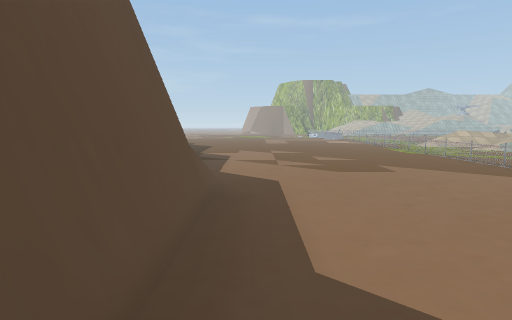
View 1 (above)

24 first-person views from a walk through a Unity game level. The camera is 1.3 m above the floor, tilts 6° down and sees 75° across. The floor is counted in squares, 1 m on a side. Each view is taken from the middle of a square. On the plan, view 1 faces up. The plan holds only what a view shows up to about 14 squares ahead; the rest is blank. The place goes on beyond the plan. Some surface patterns are stand-ins.

View 2
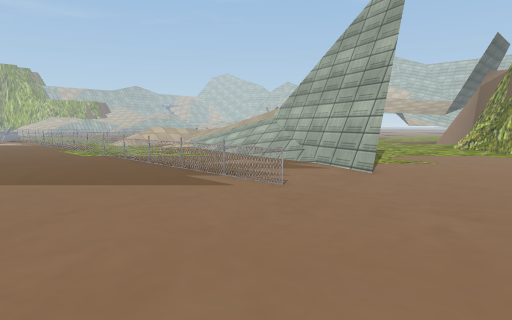

View 3
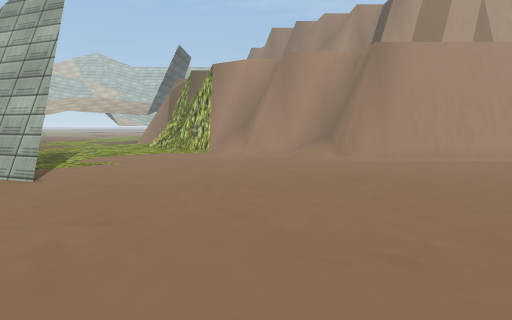

View 4
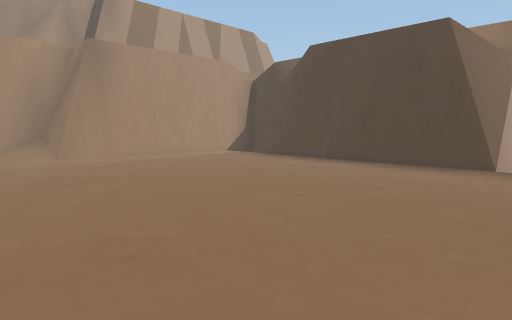

View 5
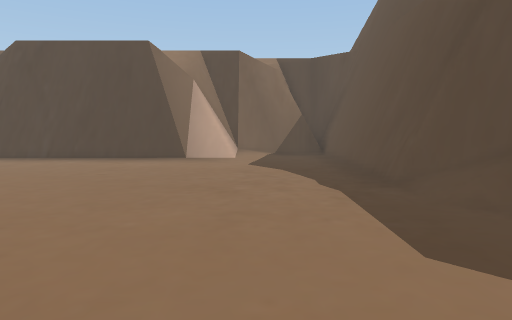

View 6
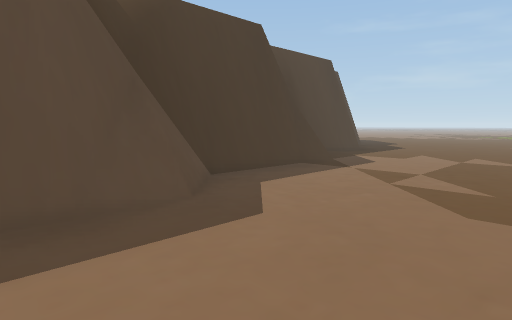

View 7
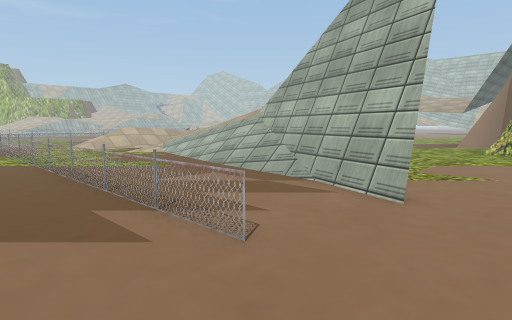

View 8
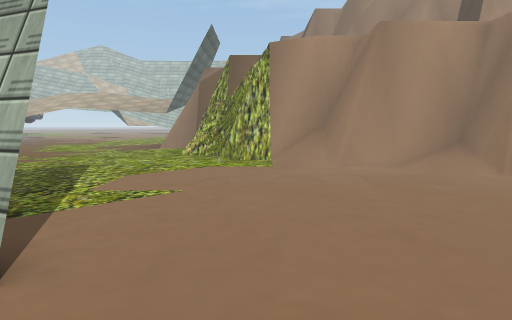

View 9
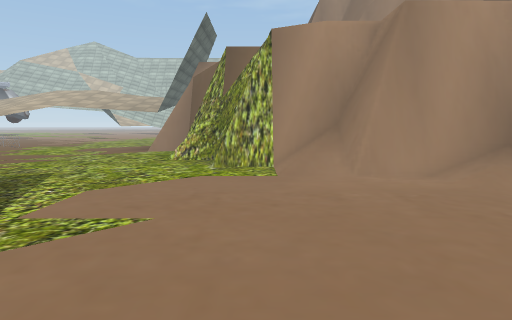

View 10
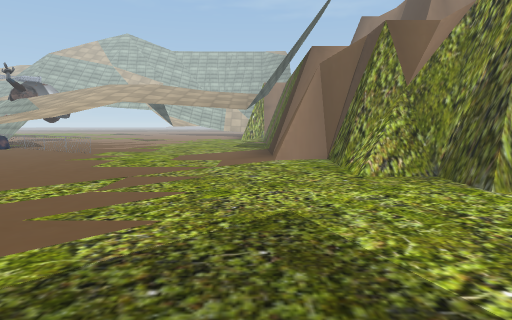

View 11
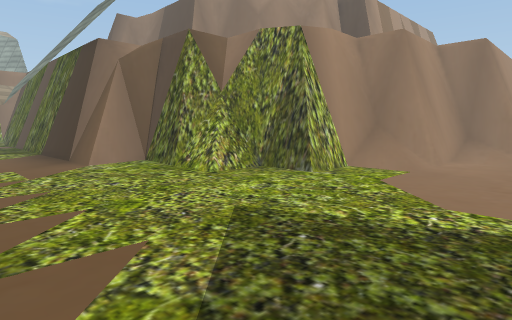

View 12
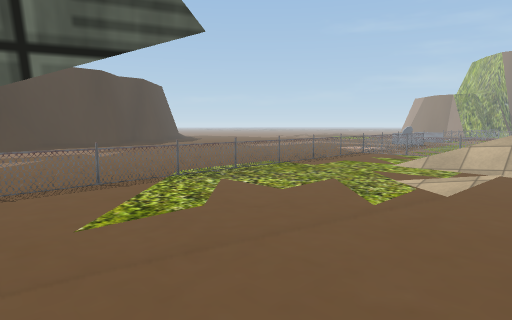

View 13
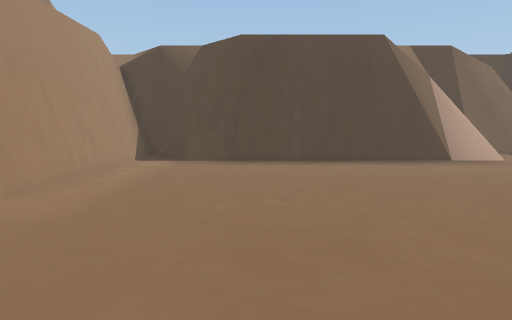

View 14
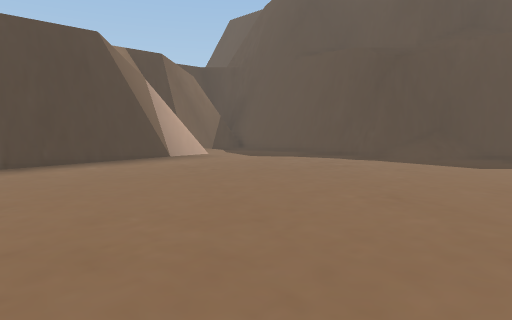

View 15
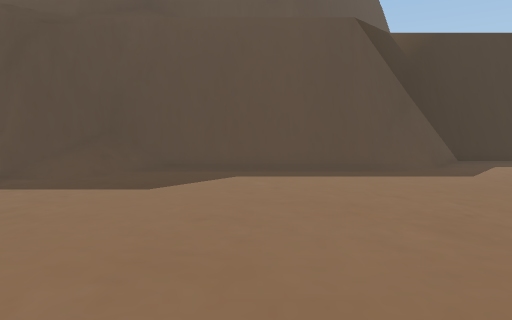

View 16
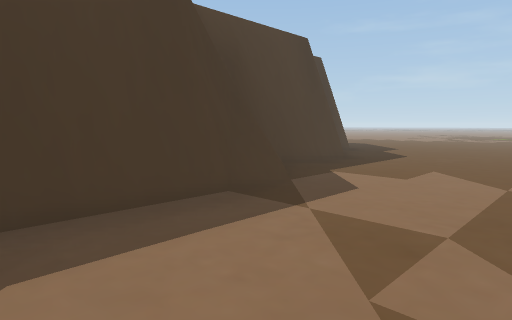

View 17
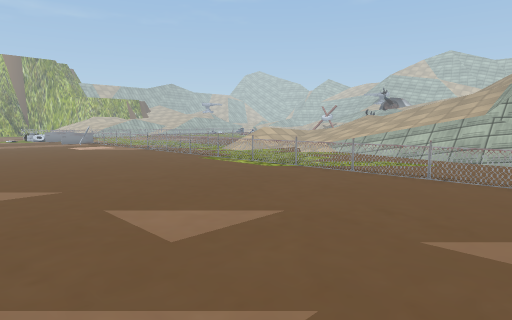

View 18
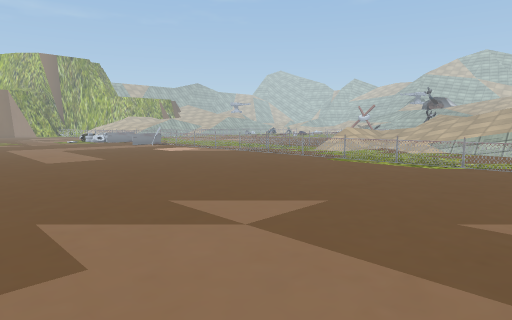

View 19
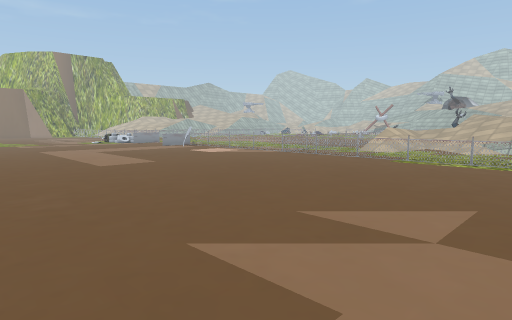

View 20
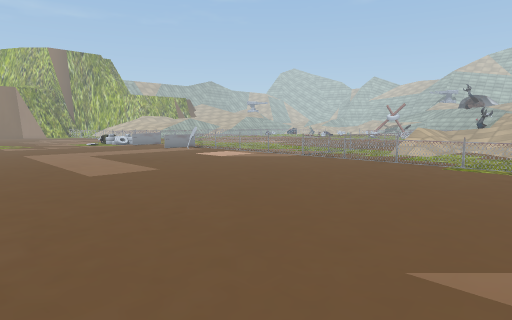

View 21
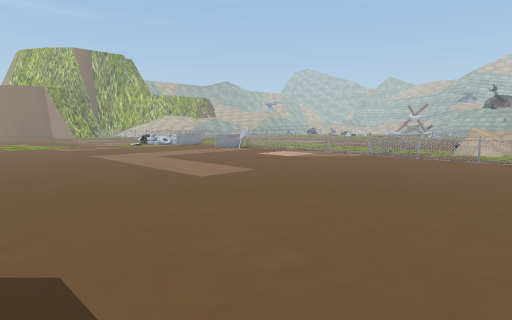

View 22
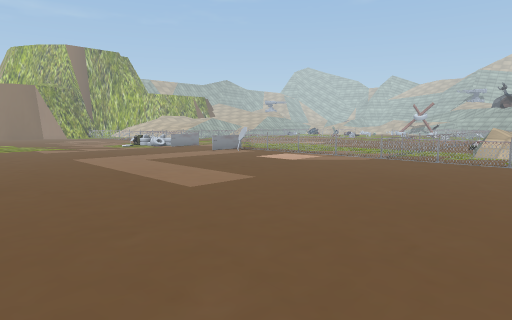

View 23
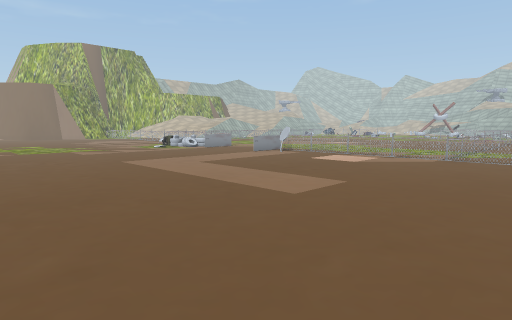

View 24
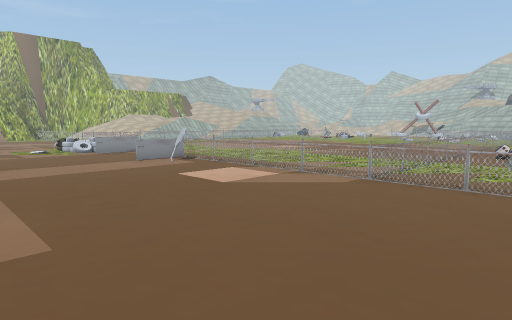

### Floor plan
Key: @ floor where view 1 was taken; # wall or solid block; . floor; / step, stairs or slope; = window, fence, low wall or low ledge; O other object.
Columns run from 4 left of view 1 to 32 right of it. Each row starts with its distance up from view 1.
 40   ....  ....
 39   ..... .....
 38   ...........
 37   ..........O
 36  ............O..
 35  ............ ...
 34  ............O....
 33  ..................
 32  ............O......
 31  ...........O.......
 30  ............O...O...
 29 ............O.OOO OOOOO
 28 .............O.........
 27  ...........O......===
 26 .............O...//=
 25 ............OO...////
 24 .............O.......
 23 .............O....../
 22 .............O.....//
 21 ............OO.....//
 20 .............O.....//
 19 ............OO.....//
 18 #............O...../        .......
 17 #=...........O.....//     .........
 16 #=...........O.....//    ..........
 15 ##...........O....///..............
 14 ##...........O....//#..............
 13 ##..........O...../#  ...............
 12 ##...........O....=#.................
 11 ##................#..............####
 10  ##..........O....#..............##
  9  ##=.............##..........#####
  8   #=.........................##
  7   ##.......................###
  6   ##.......................#
  5   ##.....................//#
  4   ##.....................//#
  3   ##.....................###
  2   ##.....................##
  1   ##...................//#
  0   ##@..................//#
 -1   ##/..................###
 -2    ##/.................#
 -3     #=.................#
 -4     #=.................#
 -5     ##.................#
 -6     ##.................#
 -7     ##.................#
 -8     ##...##=========#..#
 -9     ##...=############.#

Where each view was taken, in squares from view 1:
view 1: 0 up, 0 right, facing up
view 2: 4 up, 4 right, facing up-right
view 3: 3 up, 5 right, facing right
view 4: 3 up, 5 right, facing down-right
view 5: 5 up, 4 right, facing down
view 6: 6 up, 4 right, facing up-left
view 7: 6 up, 7 right, facing up-right
view 8: 6 up, 10 right, facing right
view 9: 6 up, 12 right, facing right
view 10: 12 up, 16 right, facing right
view 11: 15 up, 17 right, facing down-right
view 12: 14 up, 17 right, facing up-left
view 13: 4 up, 14 right, facing down
view 14: 4 up, 14 right, facing down-left
view 15: 4 up, 9 right, facing left
view 16: 11 up, 2 right, facing up-left
view 17: 12 up, 1 right, facing up-right
view 18: 16 up, 2 left, facing up-right
view 19: 18 up, 3 left, facing up-right
view 20: 20 up, 2 left, facing up-right
view 21: 22 up, 4 left, facing up-right
view 22: 23 up, 3 left, facing up-right
view 23: 25 up, 4 left, facing up-right
view 24: 25 up, 2 right, facing up-right
